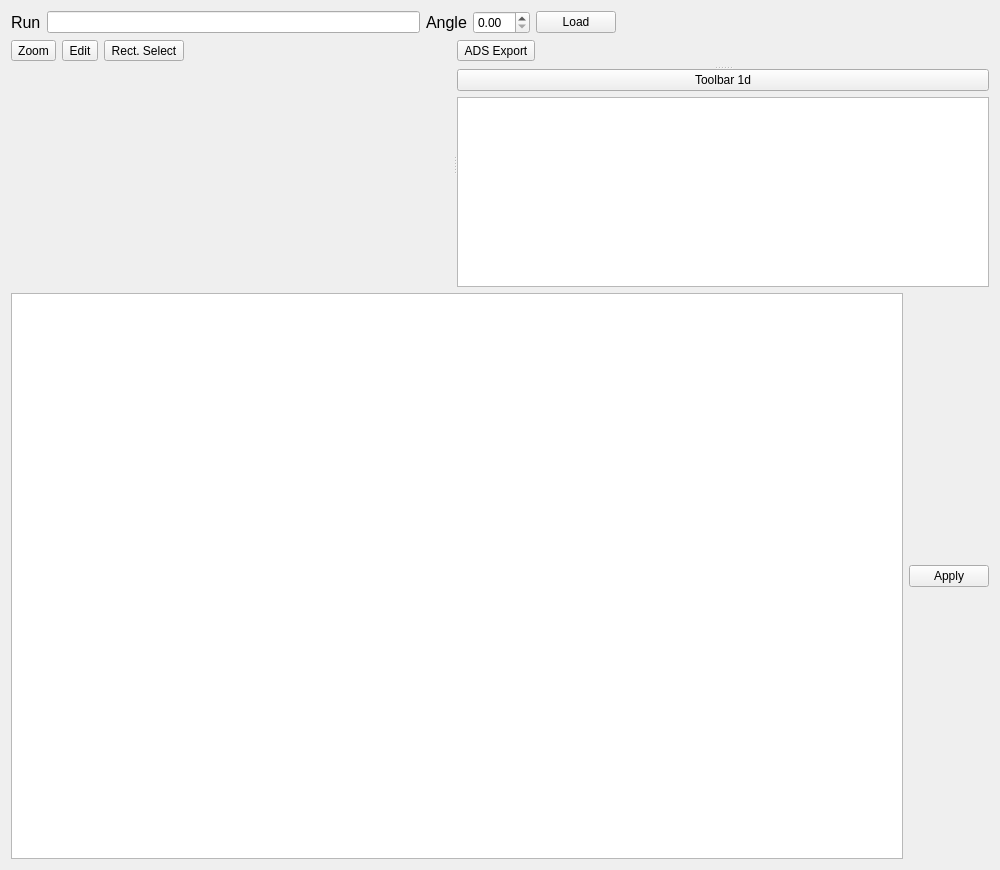
<?xml version="1.0" encoding="UTF-8"?>
<ui version="4.0">
 <class>PreviewWidget</class>
 <widget class="QWidget" name="PreviewWidget">
  <property name="geometry">
   <rect>
    <x>0</x>
    <y>0</y>
    <width>1000</width>
    <height>870</height>
   </rect>
  </property>
  <property name="sizePolicy">
   <sizepolicy hsizetype="Expanding" vsizetype="Expanding">
    <horstretch>0</horstretch>
    <verstretch>0</verstretch>
   </sizepolicy>
  </property>
  <property name="windowTitle">
   <string>Form</string>
  </property>
  <layout class="QVBoxLayout" name="verticalLayout">
   <item>
    <layout class="QHBoxLayout" name="input_tool_layout">
     <property name="spacing">
      <number>6</number>
     </property>
     <property name="sizeConstraint">
      <enum>QLayout::SetMinimumSize</enum>
     </property>
     <item>
      <widget class="QLabel" name="run_label">
       <property name="font">
        <font>
         <pointsize>12</pointsize>
        </font>
       </property>
       <property name="text">
        <string>Run</string>
       </property>
      </widget>
     </item>
     <item>
      <widget class="QLineEdit" name="workspace_line_edit"/>
     </item>
     <item>
      <widget class="QLabel" name="angle_label">
       <property name="sizePolicy">
        <sizepolicy hsizetype="Preferred" vsizetype="Minimum">
         <horstretch>0</horstretch>
         <verstretch>0</verstretch>
        </sizepolicy>
       </property>
       <property name="font">
        <font>
         <pointsize>12</pointsize>
        </font>
       </property>
       <property name="text">
        <string>Angle</string>
       </property>
      </widget>
     </item>
     <item>
      <widget class="QDoubleSpinBox" name="angle_spin_box"/>
     </item>
     <item>
      <widget class="QPushButton" name="load_button">
       <property name="text">
        <string>Load</string>
       </property>
      </widget>
     </item>
     <item>
      <spacer name="load_button_spacer">
       <property name="orientation">
        <enum>Qt::Horizontal</enum>
       </property>
       <property name="sizeHint" stdset="0">
        <size>
         <width>40</width>
         <height>20</height>
        </size>
       </property>
      </spacer>
     </item>
    </layout>
   </item>
   <item>
    <widget class="QSplitter" name="inst_view_2d_plot_splitter">
     <property name="orientation">
      <enum>Qt::Horizontal</enum>
     </property>
     <widget class="QWidget" name="instViewayoutWidget">
      <layout class="QVBoxLayout" name="inst_view_layout">
       <item>
        <layout class="QHBoxLayout" name="inst_view_toolbar_layout">
         <property name="sizeConstraint">
          <enum>QLayout::SetMinimumSize</enum>
         </property>
         <item>
          <widget class="QToolButton" name="iv_zoom_button">
           <property name="toolTip">
            <string>Move the instrument</string>
           </property>
           <property name="text">
            <string>Zoom</string>
           </property>
          </widget>
         </item>
         <item>
          <widget class="QToolButton" name="iv_edit_button">
           <property name="toolTip">
            <string>Select and edit shapes</string>
           </property>
           <property name="text">
            <string>Edit</string>
           </property>
          </widget>
         </item>
         <item>
          <widget class="QToolButton" name="iv_rect_select_button">
           <property name="toolTip">
            <string>Draw a rectangle</string>
           </property>
           <property name="text">
            <string>Rect. Select</string>
           </property>
          </widget>
         </item>
         <item>
          <spacer name="iv_toolbar_spacer">
           <property name="orientation">
            <enum>Qt::Horizontal</enum>
           </property>
           <property name="sizeHint" stdset="0">
            <size>
             <width>40</width>
             <height>20</height>
            </size>
           </property>
          </spacer>
         </item>
        </layout>
       </item>
       <item>
        <widget class="QWidget" name="inst_view_placeholder" native="true"/>
       </item>
      </layout>
     </widget>
     <widget class="QSplitter" name="subplot_splitter">
      <property name="orientation">
       <enum>Qt::Vertical</enum>
      </property>
      <property name="handleWidth">
       <number>2</number>
      </property>
      <widget class="QWidget" name="rsPlotLayoutWidget">
       <layout class="QVBoxLayout" name="rs_plot_layout">
        <item>
         <layout class="QHBoxLayout" name="horizontalLayout">
          <item>
           <widget class="QToolButton" name="rs_ads_export_button">
            <property name="toolTip">
             <string>Export the summed workspace to the ADS</string>
            </property>
            <property name="text">
             <string>ADS Export</string>
            </property>
           </widget>
          </item>
          <item>
           <spacer name="rs_toolbar_spacer">
            <property name="orientation">
             <enum>Qt::Horizontal</enum>
            </property>
            <property name="sizeHint" stdset="0">
             <size>
              <width>40</width>
              <height>20</height>
             </size>
            </property>
           </spacer>
          </item>
         </layout>
        </item>
        <item>
         <widget class="QWidget" name="region_selector" native="true"/>
        </item>
       </layout>
      </widget>
      <widget class="QWidget" name="linePlotLayoutWidget">
       <layout class="QVBoxLayout" name="line_plot_layout">
        <item>
         <widget class="QPushButton" name="plot_1d_toolbar_placeholder">
          <property name="text">
           <string>Toolbar 1d</string>
          </property>
         </widget>
        </item>
        <item>
         <widget class="QTreeView" name="treeView"/>
        </item>
       </layout>
      </widget>
     </widget>
    </widget>
   </item>
   <item>
    <layout class="QHBoxLayout" name="output_tool_layout">
     <property name="sizeConstraint">
      <enum>QLayout::SetMinimumSize</enum>
     </property>
     <item>
      <widget class="QTableWidget" name="tableWidget_2"/>
     </item>
     <item>
      <widget class="QPushButton" name="pushButton_3">
       <property name="text">
        <string>Apply</string>
       </property>
      </widget>
     </item>
    </layout>
   </item>
  </layout>
 </widget>
 <tabstops>
  <tabstop>workspace_line_edit</tabstop>
  <tabstop>plot_1d_toolbar_placeholder</tabstop>
  <tabstop>treeView</tabstop>
  <tabstop>tableWidget_2</tabstop>
  <tabstop>pushButton_3</tabstop>
 </tabstops>
 <resources>
  <include location="../../../../icons/resources/icons.qrc"/>
 </resources>
 <connections>
  <connection>
   <sender>workspace_line_edit</sender>
   <signal>returnPressed()</signal>
   <receiver>load_button</receiver>
   <slot>click()</slot>
   <hints>
    <hint type="sourcelabel">
     <x>266</x>
     <y>113</y>
    </hint>
    <hint type="destinationlabel">
     <x>924</x>
     <y>106</y>
    </hint>
   </hints>
  </connection>
 </connections>
</ui>
